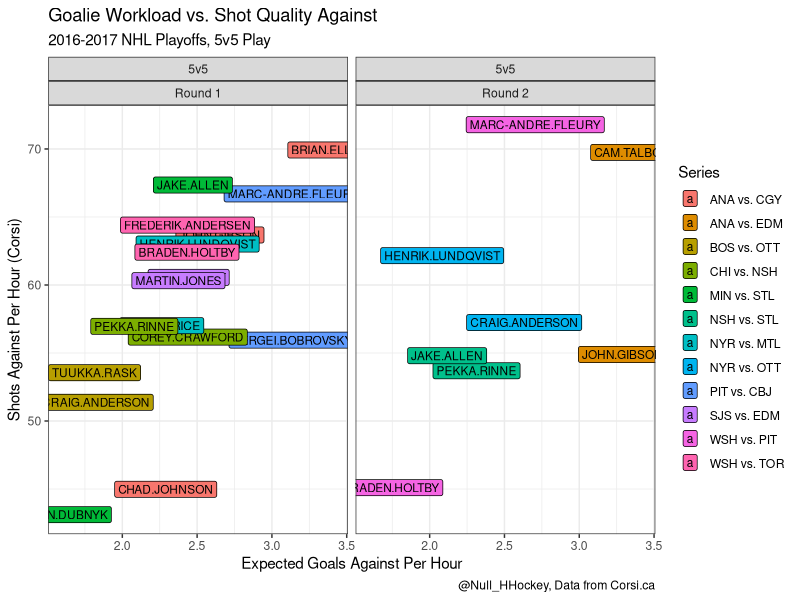
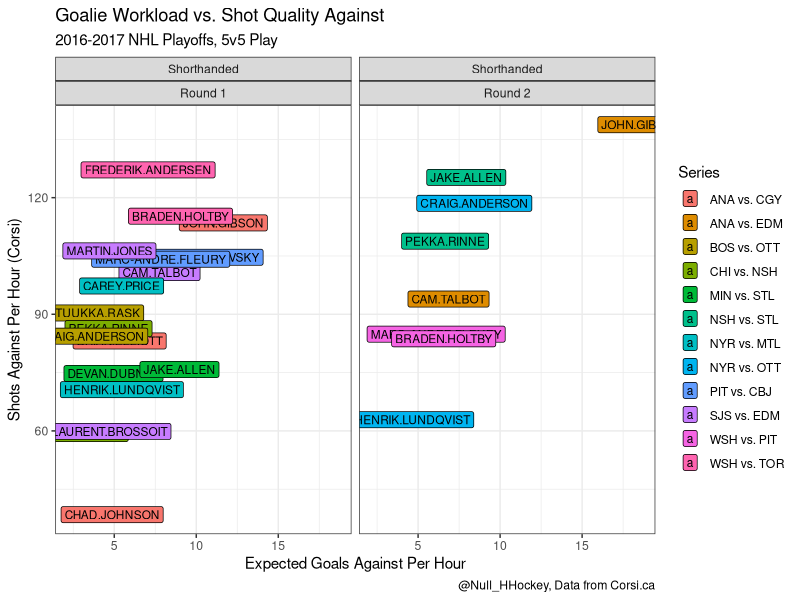

Source code (R) for these figures, in order:
library(tidyverse)
library(viridis)
library(lubridate)

setwd("/github folder/Random-Hockey-Charts")

theme_set(theme_bw())

individual_5v5 <- read_csv("individual goalie playoffs 5v5.csv")
individual_5v5$sit <- "5v5"
colnames(individual_5v5) <- tolower(colnames(individual_5v5))

individual_4v5 <- read_csv("individual goalie playoffs 4v5.csv")
individual_4v5$sit <- "4v5"
colnames(individual_4v5) <- tolower(colnames(individual_4v5))

individual_3v5 <- read_csv("individual goalie playoffs 3v5.csv")
individual_3v5$sit <- "3v5"
colnames(individual_3v5) <- tolower(colnames(individual_3v5))

individual_shorthanded <- bind_rows(individual_3v5, individual_4v5)
individual_shorthanded <- individual_shorthanded %>% 
  replace_na(list(ca60 = 0, xga60 = 0))

df_individual <- bind_rows(individual_5v5, individual_shorthanded)
df_individual$sit[df_individual$sit == "3v5" | df_individual$sit == "4v5"] <- "Shorthanded"

#df_5v5 <- read_csv("1617 goalie playoffs 5v5.csv")
#df_5v5$sit <- "5v5"

#df_4v5 <- read_csv("1617 goalie playoffs 4v5.csv")
#df_4v5$sit <- "Shorthanded"

#df_3v5 <- read_csv("1617 goalie playoffs 3v5.csv")
#df_3v5$sit <- "Shorthanded"
#
#df_shorthanded <- rbind(df_4v5, df_3v5)
#colnames(df_shorthanded) <- tolower(colnames(df_shorthanded))

#df_shorthanded <- df_shorthanded %>% 
#  select(team, player, sit, toi, ca, xga) %>% 
#  group_by(team, player) %>% 
#  summarize(toi = sum(toi),
#        ca = sum(ca),
#         xga = sum(xga)) %>% 
#  mutate(ca60 = ca/toi * 60,
#         xga60 = xga/toi * 60)

#colnames(df_5v5) <- tolower(colnames(df_5v5))


#df_5v5 <- df_5v5 %>% 
#  select(team, player, toi, ca, xga) %>% 
#  mutate(ca60 = ca/toi * 60,
#        xga60 = xga/toi * 60) %>%
#  filter(toi > 60)



matchups = data.frame(round = c(rep.int(1, 8), rep.int(2, 4)),
                      series = c("WSH vs. TOR",
                                 "PIT vs. CBJ",
                                 "NYR vs. MTL",
                                 "BOS vs. OTT",
                                 "SJS vs. EDM",
                                 "CHI vs. NSH",
                                 "MIN vs. STL",
                                 "ANA vs. CGY",
                                 "NSH vs. STL",
                                 "ANA vs. EDM",
                                 "NYR vs. OTT",
                                 "WSH vs. PIT"),
                      team1 = c("WSH",
                                "PIT",
                                "NYR",
                                "BOS",
                                "S.J",
                                "CHI",
                                "MIN",
                                "ANA",
                                "NSH",
                                "ANA",
                                "NYR",
                                "WSH"),
                      team2 = c("TOR",
                                "CBJ",
                                "MTL",
                                "OTT",
                                "EDM",
                                "NSH",
                                "STL",
                                "CGY",
                                "STL",
                                "EDM",
                                "OTT",
                                "PIT"))
dates <- data_frame(round = c(rep(1, 12), rep(2, 18)),
                    date = seq(ymd("2017-04-12"), ymd("2017-05-11"), by = "days"))

matchups <- matchups %>% 
  mutate_at(vars(series, team1, team2), as.character) %>% 
  gather(order, team, -(c(round, series))) %>% 
  arrange(round, series)

df_individual <- df_individual %>% 
  left_join(dates) %>% 
  left_join(matchups)

df_individual <- df_individual %>% 
  select(sit, team, date, player, series, round, toi, ca60, xga60) %>% 
  group_by(sit, team, round, series, player) %>% 
  summarize(xga60 = mean(xga60),
            ca60 = mean(ca60),
            toi = sum(toi))



#df_5v5 <- df_5v5 %>% 
#  left_join(matchups)

#df_shorthanded <- df_shorthanded %>% 
#  left_join(matchups)

#df_shorthanded <- df_shorthanded %>% 
#  filter(toi > 10)


#ggplot(df_5v5, aes(xga60, ca60, label = player, fill = series)) +
#  geom_label(size = 3) +
#  facet_wrap(~round) +
#  labs(x = "Expected Goals Against Per Hour",
#       y = "Shots Against Per Hour (Corsi)",
#       title = "Goalie Workload vs. Shot Quality Against",
#       subtitle = "2016-2017 NHL Playoffs, 5v5 Play",
#       caption = "@Null_HHockey, Data from Corsi.ca") +
#  guides(fill = guide_legend(title = "Series"))

#ggplot(df_shorthanded, aes(xga60, ca60, label = player, fill = series)) +
#  geom_label(size = 3) +
#  labs(x = "Expected Goals Against Per Hour",
#       y = "Shots Against Per Hour (Corsi)",
#       title = "Goalie Workload vs. Shot Quality Against",
#       subtitle = "2016-2017 NHL Playoffs, Shorthanded Play",
#       caption = "@Null_HHockey, Data from Corsi.ca") +
#  guides(fill = guide_legend(title = "Series"))


df_individual %>% 
  filter(sit == "5v5") %>% 
  filter(toi > 40) %>% 
ggplot(aes(xga60, ca60, label = player, fill = series)) +
  geom_label(size = 3) +
  facet_wrap(sit~paste("Round", round)) +
  labs(x = "Expected Goals Against Per Hour",
       y = "Shots Against Per Hour (Corsi)",
       title = "Goalie Workload vs. Shot Quality Against",
       subtitle = paste0("2016-2017 NHL Playoffs, ", individual_5v5$sit, " Play"),
       caption = "@Null_HHockey, Data from Corsi.ca") +
  guides(fill = guide_legend(title = "Series"))

df_individual %>% 
  filter(sit == "Shorthanded") %>% 
  filter(toi > 4) %>% 
  ggplot(aes(xga60, ca60, label = player, fill = series)) +
  geom_label(size = 3) +
  facet_wrap(sit~paste("Round", round)) +
  labs(x = "Expected Goals Against Per Hour",
       y = "Shots Against Per Hour (Corsi)",
       title = "Goalie Workload vs. Shot Quality Against",
       subtitle = paste0("2016-2017 NHL Playoffs, ", individual_5v5$sit, " Play"),
       caption = "@Null_HHockey, Data from Corsi.ca") +
  guides(fill = guide_legend(title = "Series"))
